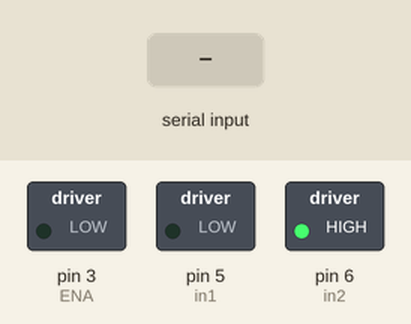
The sketch below on a simulated Arduino Uno, built with avr-gcc and run on an emulated ATmega328P. Parts: switched loads named in the sketch (green lamp = pin HIGH). The inputs (shaded band) are chosen by the test bench.

Above: at 1.2 s.
1.3 s: "90,45\n" received over Serial
At 1.8 s:
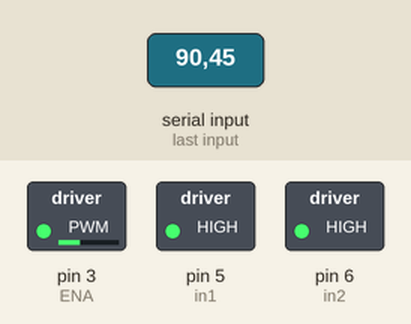
2.9 s: "30,150\n" received over Serial
At 3.3 s:
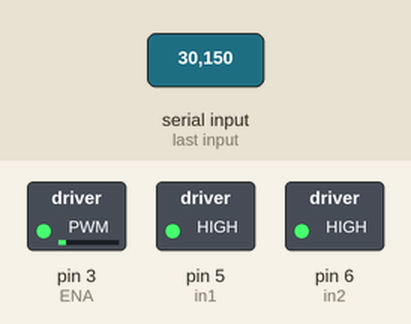
4.4 s: "200\n" received over Serial
At 4.8 s:
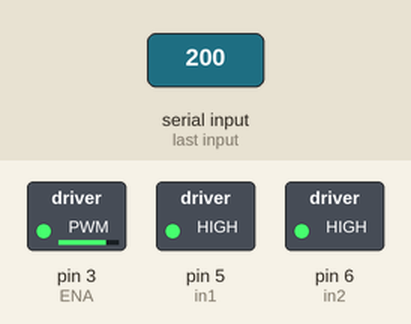
5.9 s: "90\n" received over Serial
At 6.3 s:
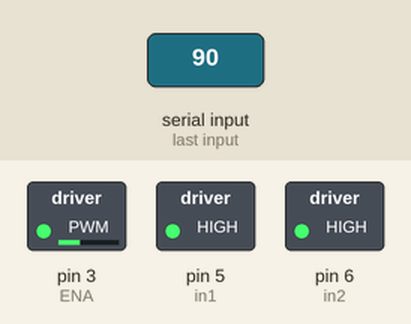
Timing chart, 0 to 8.4 s (numbered marks = the images above; inputs shaded):
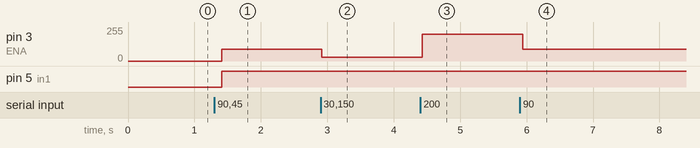

Measured:
- after the input at 1.3 s, pin 3 (ENA): 0/255 → 90/255 after 0.11 s; pin 5 (in1): LOW → HIGH after 0.11 s
- after the input at 2.9 s, pin 3 (ENA): 90/255 → 30/255 at once
- after the input at 4.4 s, pin 3 (ENA): 30/255 → 200/255 at once
- after the input at 5.9 s, pin 3 (ENA): 200/255 → 90/255 at once

The sketch:

P28_IntensidadLuminosa_porPuenteH.ino
```cpp
//l298d --- módulo
//--- 2 puentes h

//ENA.  - VELOCIDAD DE GIRO
//IN1   .... SENTIDO
//IN2   ....
//OUT1
//OUT2

//ENB
//IN3
//IN4
//OUT3
//OUT4

int ENA = 3; //Pin PWM
int in1 = 5;
int in2 = 6;

//conectados al motor
//out1 y out2 se conectan diractemente del puente h al motor

void setup() {
  // put your setup code here, to run once:
  pinMode(in1, OUTPUT);
  pinMode(in2, OUTPUT);
  //ENA ... no lleva pinmode porque es de PWM
  digitalWrite(in2, 1);
  Serial.begin(9600);
  Serial.setTimeout(10);

}

void loop() {
  // put your main code here, to run repeatedly:
  if(Serial.available()>0){
      int v = Serial.readString().toInt();
      digitalWrite(in1, 1); //donde el output 1 esta coenctado a un led
      analogWrite(ENA, v); //v debe de ir de 0 a 255
  }
  delay(100);
}
```
